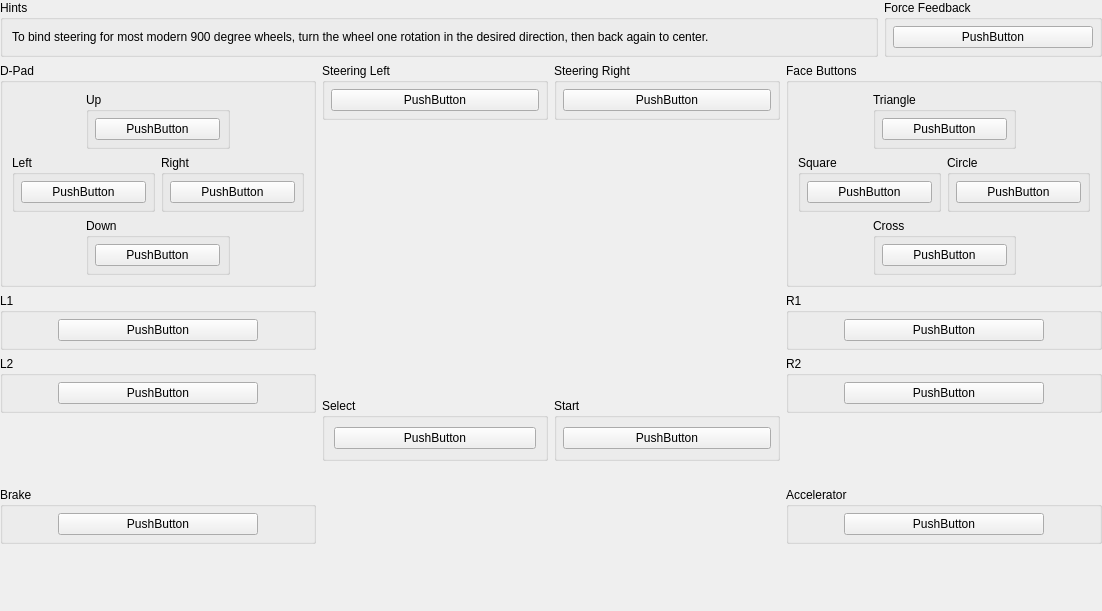
<?xml version="1.0" encoding="UTF-8"?>
<ui version="4.0">
 <class>USBBindingWidget_DrivingForce</class>
 <widget class="QWidget" name="USBBindingWidget_DrivingForce">
  <property name="geometry">
   <rect>
    <x>0</x>
    <y>0</y>
    <width>1102</width>
    <height>611</height>
   </rect>
  </property>
  <property name="sizePolicy">
   <sizepolicy hsizetype="Expanding" vsizetype="Preferred">
    <horstretch>0</horstretch>
    <verstretch>0</verstretch>
   </sizepolicy>
  </property>
  <layout class="QGridLayout" name="gridLayout_6">
   <property name="leftMargin">
    <number>0</number>
   </property>
   <property name="topMargin">
    <number>0</number>
   </property>
   <property name="rightMargin">
    <number>0</number>
   </property>
   <property name="bottomMargin">
    <number>0</number>
   </property>
   <item row="0" column="0" colspan="3">
    <layout class="QHBoxLayout" name="horizontalLayout_6" stretch="1,0">
     <item>
      <widget class="QGroupBox" name="groupBox_6">
       <property name="title">
        <string>Hints</string>
       </property>
       <layout class="QHBoxLayout" name="horizontalLayout_5">
        <item>
         <widget class="QLabel" name="label_2">
          <property name="text">
           <string>To bind steering for most modern 900 degree wheels, turn the wheel one rotation in the desired direction, then back again to center.</string>
          </property>
          <property name="wordWrap">
           <bool>true</bool>
          </property>
         </widget>
        </item>
       </layout>
      </widget>
     </item>
     <item>
      <widget class="QGroupBox" name="groupBox_33">
       <property name="title">
        <string>Force Feedback</string>
       </property>
       <layout class="QGridLayout" name="gridLayout_32">
        <property name="leftMargin">
         <number>6</number>
        </property>
        <property name="topMargin">
         <number>6</number>
        </property>
        <property name="rightMargin">
         <number>6</number>
        </property>
        <property name="bottomMargin">
         <number>6</number>
        </property>
        <item row="0" column="0">
         <widget class="InputBindingWidget" name="FFDevice">
          <property name="minimumSize">
           <size>
            <width>200</width>
            <height>0</height>
           </size>
          </property>
          <property name="maximumSize">
           <size>
            <width>200</width>
            <height>16777215</height>
           </size>
          </property>
          <property name="text">
           <string notr="true">PushButton</string>
          </property>
         </widget>
        </item>
       </layout>
      </widget>
     </item>
    </layout>
   </item>
   <item row="1" column="0">
    <layout class="QVBoxLayout" name="verticalLayout_3">
     <item>
      <widget class="QGroupBox" name="groupBox">
       <property name="title">
        <string>D-Pad</string>
       </property>
       <layout class="QGridLayout" name="gridLayout_5">
        <item row="3" column="1" colspan="2">
         <widget class="QGroupBox" name="groupBox_5">
          <property name="title">
           <string>Down</string>
          </property>
          <layout class="QGridLayout" name="gridLayout_4">
           <property name="leftMargin">
            <number>6</number>
           </property>
           <property name="topMargin">
            <number>6</number>
           </property>
           <property name="rightMargin">
            <number>6</number>
           </property>
           <property name="bottomMargin">
            <number>6</number>
           </property>
           <item row="0" column="0">
            <widget class="InputBindingWidget" name="DPadDown">
             <property name="minimumSize">
              <size>
               <width>125</width>
               <height>0</height>
              </size>
             </property>
             <property name="maximumSize">
              <size>
               <width>125</width>
               <height>16777215</height>
              </size>
             </property>
             <property name="text">
              <string notr="true">PushButton</string>
             </property>
            </widget>
           </item>
          </layout>
         </widget>
        </item>
        <item row="2" column="0" colspan="2">
         <widget class="QGroupBox" name="groupBox_3">
          <property name="title">
           <string>Left</string>
          </property>
          <layout class="QGridLayout" name="gridLayout_2">
           <property name="leftMargin">
            <number>6</number>
           </property>
           <property name="topMargin">
            <number>6</number>
           </property>
           <property name="rightMargin">
            <number>6</number>
           </property>
           <property name="bottomMargin">
            <number>6</number>
           </property>
           <item row="0" column="0">
            <widget class="InputBindingWidget" name="DPadLeft">
             <property name="minimumSize">
              <size>
               <width>125</width>
               <height>0</height>
              </size>
             </property>
             <property name="maximumSize">
              <size>
               <width>125</width>
               <height>16777215</height>
              </size>
             </property>
             <property name="text">
              <string notr="true">PushButton</string>
             </property>
            </widget>
           </item>
          </layout>
         </widget>
        </item>
        <item row="0" column="1" colspan="2">
         <widget class="QGroupBox" name="groupBox_2">
          <property name="title">
           <string>Up</string>
          </property>
          <layout class="QGridLayout" name="gridLayout">
           <property name="leftMargin">
            <number>6</number>
           </property>
           <property name="topMargin">
            <number>6</number>
           </property>
           <property name="rightMargin">
            <number>6</number>
           </property>
           <property name="bottomMargin">
            <number>6</number>
           </property>
           <item row="0" column="0">
            <widget class="InputBindingWidget" name="DPadUp">
             <property name="minimumSize">
              <size>
               <width>125</width>
               <height>0</height>
              </size>
             </property>
             <property name="maximumSize">
              <size>
               <width>125</width>
               <height>16777215</height>
              </size>
             </property>
             <property name="text">
              <string notr="true">PushButton</string>
             </property>
            </widget>
           </item>
          </layout>
         </widget>
        </item>
        <item row="2" column="2" colspan="2">
         <widget class="QGroupBox" name="groupBox_4">
          <property name="title">
           <string>Right</string>
          </property>
          <layout class="QGridLayout" name="gridLayout_3">
           <property name="leftMargin">
            <number>6</number>
           </property>
           <property name="topMargin">
            <number>6</number>
           </property>
           <property name="rightMargin">
            <number>6</number>
           </property>
           <property name="bottomMargin">
            <number>6</number>
           </property>
           <item row="0" column="0">
            <widget class="InputBindingWidget" name="DPadRight">
             <property name="minimumSize">
              <size>
               <width>125</width>
               <height>0</height>
              </size>
             </property>
             <property name="maximumSize">
              <size>
               <width>125</width>
               <height>16777215</height>
              </size>
             </property>
             <property name="text">
              <string notr="true">PushButton</string>
             </property>
            </widget>
           </item>
          </layout>
         </widget>
        </item>
       </layout>
      </widget>
     </item>
     <item>
      <widget class="QGroupBox" name="groupBox_9">
       <property name="title">
        <string>L1</string>
       </property>
       <layout class="QGridLayout" name="gridLayout_9">
        <property name="leftMargin">
         <number>6</number>
        </property>
        <property name="topMargin">
         <number>6</number>
        </property>
        <property name="rightMargin">
         <number>6</number>
        </property>
        <property name="bottomMargin">
         <number>6</number>
        </property>
        <item row="0" column="0">
         <widget class="InputBindingWidget" name="L1">
          <property name="minimumSize">
           <size>
            <width>200</width>
            <height>0</height>
           </size>
          </property>
          <property name="maximumSize">
           <size>
            <width>200</width>
            <height>16777215</height>
           </size>
          </property>
          <property name="text">
           <string notr="true">PushButton</string>
          </property>
         </widget>
        </item>
       </layout>
      </widget>
     </item>
     <item>
      <widget class="QGroupBox" name="groupBox_7">
       <property name="title">
        <string>L2</string>
       </property>
       <layout class="QGridLayout" name="gridLayout_7">
        <property name="leftMargin">
         <number>6</number>
        </property>
        <property name="topMargin">
         <number>6</number>
        </property>
        <property name="rightMargin">
         <number>6</number>
        </property>
        <property name="bottomMargin">
         <number>6</number>
        </property>
        <item row="0" column="0">
         <widget class="InputBindingWidget" name="L2">
          <property name="minimumSize">
           <size>
            <width>200</width>
            <height>0</height>
           </size>
          </property>
          <property name="maximumSize">
           <size>
            <width>200</width>
            <height>16777215</height>
           </size>
          </property>
          <property name="text">
           <string notr="true">PushButton</string>
          </property>
         </widget>
        </item>
       </layout>
      </widget>
     </item>
     <item>
      <spacer name="verticalSpacer_2">
       <property name="orientation">
        <enum>Qt::Orientation::Vertical</enum>
       </property>
       <property name="sizeHint" stdset="0">
        <size>
         <width>20</width>
         <height>40</height>
        </size>
       </property>
      </spacer>
     </item>
     <item>
      <widget class="QGroupBox" name="groupBox_29">
       <property name="title">
        <string>Brake</string>
       </property>
       <layout class="QGridLayout" name="gridLayout_30">
        <property name="leftMargin">
         <number>6</number>
        </property>
        <property name="topMargin">
         <number>6</number>
        </property>
        <property name="rightMargin">
         <number>6</number>
        </property>
        <property name="bottomMargin">
         <number>6</number>
        </property>
        <item row="0" column="0">
         <widget class="InputBindingWidget" name="Brake">
          <property name="minimumSize">
           <size>
            <width>200</width>
            <height>0</height>
           </size>
          </property>
          <property name="maximumSize">
           <size>
            <width>200</width>
            <height>16777215</height>
           </size>
          </property>
          <property name="text">
           <string notr="true">PushButton</string>
          </property>
         </widget>
        </item>
       </layout>
      </widget>
     </item>
     <item>
      <spacer name="verticalSpacer_5">
       <property name="orientation">
        <enum>Qt::Orientation::Vertical</enum>
       </property>
       <property name="sizeHint" stdset="0">
        <size>
         <width>20</width>
         <height>0</height>
        </size>
       </property>
      </spacer>
     </item>
    </layout>
   </item>
   <item row="1" column="1">
    <layout class="QVBoxLayout" name="verticalLayout_2">
     <item>
      <layout class="QHBoxLayout" name="horizontalLayout_2">
       <item>
        <widget class="QGroupBox" name="groupBox_21">
         <property name="title">
          <string>Steering Left</string>
         </property>
         <layout class="QGridLayout" name="gridLayout_21">
          <property name="leftMargin">
           <number>6</number>
          </property>
          <property name="topMargin">
           <number>6</number>
          </property>
          <property name="rightMargin">
           <number>6</number>
          </property>
          <property name="bottomMargin">
           <number>6</number>
          </property>
          <item row="0" column="0">
           <widget class="InputBindingWidget" name="SteeringLeft">
            <property name="sizePolicy">
             <sizepolicy hsizetype="Expanding" vsizetype="Fixed">
              <horstretch>0</horstretch>
              <verstretch>0</verstretch>
             </sizepolicy>
            </property>
            <property name="maximumSize">
             <size>
              <width>250</width>
              <height>16777215</height>
             </size>
            </property>
            <property name="text">
             <string notr="true">PushButton</string>
            </property>
           </widget>
          </item>
         </layout>
        </widget>
       </item>
       <item>
        <widget class="QGroupBox" name="groupBox_24">
         <property name="title">
          <string>Steering Right</string>
         </property>
         <layout class="QGridLayout" name="gridLayout_24">
          <property name="leftMargin">
           <number>6</number>
          </property>
          <property name="topMargin">
           <number>6</number>
          </property>
          <property name="rightMargin">
           <number>6</number>
          </property>
          <property name="bottomMargin">
           <number>6</number>
          </property>
          <item row="0" column="0">
           <widget class="InputBindingWidget" name="SteeringRight">
            <property name="sizePolicy">
             <sizepolicy hsizetype="Expanding" vsizetype="Fixed">
              <horstretch>0</horstretch>
              <verstretch>0</verstretch>
             </sizepolicy>
            </property>
            <property name="maximumSize">
             <size>
              <width>250</width>
              <height>16777215</height>
             </size>
            </property>
            <property name="text">
             <string notr="true">PushButton</string>
            </property>
           </widget>
          </item>
         </layout>
        </widget>
       </item>
      </layout>
     </item>
     <item>
      <layout class="QHBoxLayout" name="horizontalLayout_4">
       <item>
        <spacer name="horizontalSpacer">
         <property name="orientation">
          <enum>Qt::Orientation::Horizontal</enum>
         </property>
         <property name="sizeHint" stdset="0">
          <size>
           <width>40</width>
           <height>20</height>
          </size>
         </property>
        </spacer>
       </item>
       <item>
        <widget class="QLabel" name="label">
         <property name="sizePolicy">
          <sizepolicy hsizetype="Fixed" vsizetype="Fixed">
           <horstretch>0</horstretch>
           <verstretch>0</verstretch>
          </sizepolicy>
         </property>
         <property name="minimumSize">
          <size>
           <width>400</width>
           <height>266</height>
          </size>
         </property>
         <property name="maximumSize">
          <size>
           <width>400</width>
           <height>266</height>
          </size>
         </property>
         <property name="text">
          <string/>
         </property>
         <property name="pixmap">
          <pixmap resource="../resources/resources.qrc">:/images/Driving_Force.svg</pixmap>
         </property>
         <property name="scaledContents">
          <bool>true</bool>
         </property>
        </widget>
       </item>
       <item>
        <spacer name="horizontalSpacer_2">
         <property name="orientation">
          <enum>Qt::Orientation::Horizontal</enum>
         </property>
         <property name="sizeHint" stdset="0">
          <size>
           <width>40</width>
           <height>20</height>
          </size>
         </property>
        </spacer>
       </item>
      </layout>
     </item>
     <item>
      <layout class="QHBoxLayout" name="horizontalLayout"/>
     </item>
     <item>
      <layout class="QHBoxLayout" name="horizontalLayout_3">
       <item>
        <widget class="QGroupBox" name="groupBox_35">
         <property name="title">
          <string>Select</string>
         </property>
         <layout class="QGridLayout" name="gridLayout_35">
          <item row="0" column="0">
           <widget class="InputBindingWidget" name="Select">
            <property name="sizePolicy">
             <sizepolicy hsizetype="Expanding" vsizetype="Fixed">
              <horstretch>0</horstretch>
              <verstretch>0</verstretch>
             </sizepolicy>
            </property>
            <property name="maximumSize">
             <size>
              <width>250</width>
              <height>16777215</height>
             </size>
            </property>
            <property name="text">
             <string notr="true">PushButton</string>
            </property>
           </widget>
          </item>
         </layout>
        </widget>
       </item>
       <item>
        <widget class="QGroupBox" name="groupBox_23">
         <property name="minimumSize">
          <size>
           <width>200</width>
           <height>0</height>
          </size>
         </property>
         <property name="title">
          <string>Start</string>
         </property>
         <layout class="QGridLayout" name="gridLayout_23">
          <property name="leftMargin">
           <number>6</number>
          </property>
          <property name="topMargin">
           <number>6</number>
          </property>
          <property name="rightMargin">
           <number>6</number>
          </property>
          <property name="bottomMargin">
           <number>6</number>
          </property>
          <item row="0" column="0">
           <widget class="InputBindingWidget" name="Start">
            <property name="sizePolicy">
             <sizepolicy hsizetype="Expanding" vsizetype="Fixed">
              <horstretch>0</horstretch>
              <verstretch>0</verstretch>
             </sizepolicy>
            </property>
            <property name="maximumSize">
             <size>
              <width>250</width>
              <height>16777215</height>
             </size>
            </property>
            <property name="text">
             <string notr="true">PushButton</string>
            </property>
           </widget>
          </item>
         </layout>
        </widget>
       </item>
      </layout>
     </item>
     <item>
      <spacer name="verticalSpacer">
       <property name="orientation">
        <enum>Qt::Orientation::Vertical</enum>
       </property>
       <property name="sizeHint" stdset="0">
        <size>
         <width>20</width>
         <height>40</height>
        </size>
       </property>
      </spacer>
     </item>
    </layout>
   </item>
   <item row="1" column="2">
    <layout class="QVBoxLayout" name="verticalLayout">
     <item>
      <widget class="QGroupBox" name="groupBox_16">
       <property name="title">
        <string>Face Buttons</string>
       </property>
       <layout class="QGridLayout" name="gridLayout_16">
        <item row="2" column="2" colspan="2">
         <widget class="QGroupBox" name="groupBox_20">
          <property name="title">
           <string>Circle</string>
          </property>
          <layout class="QGridLayout" name="gridLayout_20">
           <property name="leftMargin">
            <number>6</number>
           </property>
           <property name="topMargin">
            <number>6</number>
           </property>
           <property name="rightMargin">
            <number>6</number>
           </property>
           <property name="bottomMargin">
            <number>6</number>
           </property>
           <item row="0" column="0">
            <widget class="InputBindingWidget" name="Circle">
             <property name="minimumSize">
              <size>
               <width>125</width>
               <height>0</height>
              </size>
             </property>
             <property name="maximumSize">
              <size>
               <width>125</width>
               <height>16777215</height>
              </size>
             </property>
             <property name="text">
              <string notr="true">PushButton</string>
             </property>
            </widget>
           </item>
          </layout>
         </widget>
        </item>
        <item row="3" column="1" colspan="2">
         <widget class="QGroupBox" name="groupBox_17">
          <property name="title">
           <string>Cross</string>
          </property>
          <layout class="QGridLayout" name="gridLayout_17">
           <property name="leftMargin">
            <number>6</number>
           </property>
           <property name="topMargin">
            <number>6</number>
           </property>
           <property name="rightMargin">
            <number>6</number>
           </property>
           <property name="bottomMargin">
            <number>6</number>
           </property>
           <item row="0" column="0">
            <widget class="InputBindingWidget" name="Cross">
             <property name="minimumSize">
              <size>
               <width>125</width>
               <height>0</height>
              </size>
             </property>
             <property name="maximumSize">
              <size>
               <width>125</width>
               <height>16777215</height>
              </size>
             </property>
             <property name="text">
              <string notr="true">PushButton</string>
             </property>
            </widget>
           </item>
          </layout>
         </widget>
        </item>
        <item row="0" column="1" colspan="2">
         <widget class="QGroupBox" name="groupBox_19">
          <property name="title">
           <string>Triangle</string>
          </property>
          <layout class="QGridLayout" name="gridLayout_19">
           <property name="leftMargin">
            <number>6</number>
           </property>
           <property name="topMargin">
            <number>6</number>
           </property>
           <property name="rightMargin">
            <number>6</number>
           </property>
           <property name="bottomMargin">
            <number>6</number>
           </property>
           <item row="0" column="0">
            <widget class="InputBindingWidget" name="Triangle">
             <property name="minimumSize">
              <size>
               <width>125</width>
               <height>0</height>
              </size>
             </property>
             <property name="maximumSize">
              <size>
               <width>125</width>
               <height>16777215</height>
              </size>
             </property>
             <property name="text">
              <string notr="true">PushButton</string>
             </property>
            </widget>
           </item>
          </layout>
         </widget>
        </item>
        <item row="2" column="0" colspan="2">
         <widget class="QGroupBox" name="groupBox_18">
          <property name="title">
           <string>Square</string>
          </property>
          <layout class="QGridLayout" name="gridLayout_18">
           <property name="leftMargin">
            <number>6</number>
           </property>
           <property name="topMargin">
            <number>6</number>
           </property>
           <property name="rightMargin">
            <number>6</number>
           </property>
           <property name="bottomMargin">
            <number>6</number>
           </property>
           <item row="0" column="0">
            <widget class="InputBindingWidget" name="Square">
             <property name="minimumSize">
              <size>
               <width>125</width>
               <height>0</height>
              </size>
             </property>
             <property name="maximumSize">
              <size>
               <width>125</width>
               <height>16777215</height>
              </size>
             </property>
             <property name="text">
              <string notr="true">PushButton</string>
             </property>
            </widget>
           </item>
          </layout>
         </widget>
        </item>
       </layout>
      </widget>
     </item>
     <item>
      <widget class="QGroupBox" name="groupBox_28">
       <property name="title">
        <string>R1</string>
       </property>
       <layout class="QGridLayout" name="gridLayout_29">
        <property name="leftMargin">
         <number>6</number>
        </property>
        <property name="topMargin">
         <number>6</number>
        </property>
        <property name="rightMargin">
         <number>6</number>
        </property>
        <property name="bottomMargin">
         <number>6</number>
        </property>
        <item row="0" column="0">
         <widget class="InputBindingWidget" name="R1">
          <property name="minimumSize">
           <size>
            <width>200</width>
            <height>0</height>
           </size>
          </property>
          <property name="maximumSize">
           <size>
            <width>200</width>
            <height>16777215</height>
           </size>
          </property>
          <property name="text">
           <string notr="true">PushButton</string>
          </property>
         </widget>
        </item>
       </layout>
      </widget>
     </item>
     <item>
      <widget class="QGroupBox" name="groupBox_27">
       <property name="title">
        <string>R2</string>
       </property>
       <layout class="QGridLayout" name="gridLayout_28">
        <property name="leftMargin">
         <number>6</number>
        </property>
        <property name="topMargin">
         <number>6</number>
        </property>
        <property name="rightMargin">
         <number>6</number>
        </property>
        <property name="bottomMargin">
         <number>6</number>
        </property>
        <item row="0" column="0">
         <widget class="InputBindingWidget" name="R2">
          <property name="minimumSize">
           <size>
            <width>200</width>
            <height>0</height>
           </size>
          </property>
          <property name="maximumSize">
           <size>
            <width>200</width>
            <height>16777215</height>
           </size>
          </property>
          <property name="text">
           <string notr="true">PushButton</string>
          </property>
         </widget>
        </item>
       </layout>
      </widget>
     </item>
     <item>
      <spacer name="verticalSpacer_7">
       <property name="orientation">
        <enum>Qt::Orientation::Vertical</enum>
       </property>
       <property name="sizeHint" stdset="0">
        <size>
         <width>20</width>
         <height>40</height>
        </size>
       </property>
      </spacer>
     </item>
     <item>
      <widget class="QGroupBox" name="groupBox_32">
       <property name="title">
        <string>Accelerator</string>
       </property>
       <layout class="QGridLayout" name="gridLayout_31">
        <property name="leftMargin">
         <number>6</number>
        </property>
        <property name="topMargin">
         <number>6</number>
        </property>
        <property name="rightMargin">
         <number>6</number>
        </property>
        <property name="bottomMargin">
         <number>6</number>
        </property>
        <item row="0" column="0">
         <widget class="InputBindingWidget" name="Throttle">
          <property name="minimumSize">
           <size>
            <width>200</width>
            <height>0</height>
           </size>
          </property>
          <property name="maximumSize">
           <size>
            <width>200</width>
            <height>16777215</height>
           </size>
          </property>
          <property name="text">
           <string notr="true">PushButton</string>
          </property>
         </widget>
        </item>
       </layout>
      </widget>
     </item>
     <item>
      <spacer name="verticalSpacer_4">
       <property name="orientation">
        <enum>Qt::Orientation::Vertical</enum>
       </property>
       <property name="sizeHint" stdset="0">
        <size>
         <width>20</width>
         <height>0</height>
        </size>
       </property>
      </spacer>
     </item>
    </layout>
   </item>
  </layout>
 </widget>
 <customwidgets>
  <customwidget>
   <class>InputBindingWidget</class>
   <extends>QPushButton</extends>
   <header>Settings/InputBindingWidget.h</header>
  </customwidget>
 </customwidgets>
 <tabstops>
  <tabstop>SteeringLeft</tabstop>
  <tabstop>SteeringRight</tabstop>
  <tabstop>Brake</tabstop>
  <tabstop>Throttle</tabstop>
  <tabstop>DPadUp</tabstop>
  <tabstop>DPadDown</tabstop>
  <tabstop>DPadLeft</tabstop>
  <tabstop>DPadRight</tabstop>
  <tabstop>Triangle</tabstop>
  <tabstop>Cross</tabstop>
  <tabstop>Square</tabstop>
  <tabstop>Circle</tabstop>
  <tabstop>L1</tabstop>
  <tabstop>L2</tabstop>
  <tabstop>R1</tabstop>
  <tabstop>R2</tabstop>
  <tabstop>Select</tabstop>
  <tabstop>Start</tabstop>
  <tabstop>FFDevice</tabstop>
 </tabstops>
 <resources>
  <include location="../resources/resources.qrc"/>
 </resources>
 <connections/>
</ui>
